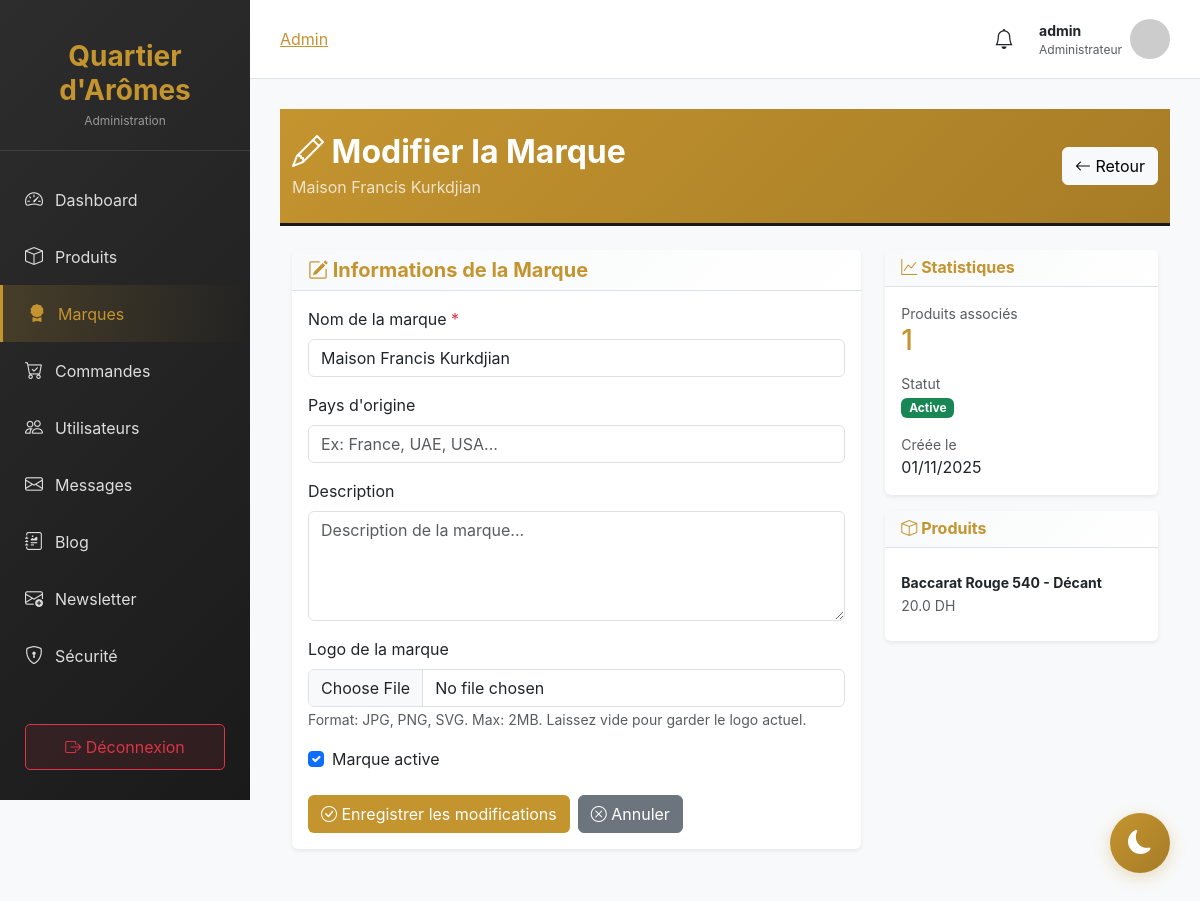
The app's page /admin/brands/edit/3 (signed in) with its own data.
### models.py (models this page shows, shortened)
class User(db.Model, UserMixin):
    __tablename__ = 'users'
    id = db.Column(db.Integer, primary_key=True)
    username = db.Column(db.String(80), unique=True, nullable=False)
    email = db.Column(db.String(120), unique=True, nullable=False)
    password = db.Column(db.String(200), nullable=False)
    first_name = db.Column(db.String(100))
    last_name = db.Column(db.String(100))
    phone = db.Column(db.String(20))
    address = db.Column(db.Text)
    is_admin = db.Column(db.Boolean, default=False)
    created_at = db.Column(db.DateTime, default=datetime.utcnow)
    orders = db.relationship('Order', backref='customer', lazy=True)

class Brand(db.Model):
    __tablename__ = 'brands'
    id = db.Column(db.Integer, primary_key=True)
    name = db.Column(db.String(100), unique=True, nullable=False)
    description = db.Column(db.Text)
    country = db.Column(db.String(100))
    logo_url = db.Column(db.String(255))
    is_active = db.Column(db.Boolean, default=True)
    created_at = db.Column(db.DateTime, default=datetime.utcnow)

class Product(db.Model):
    __tablename__ = 'products'
    id = db.Column(db.Integer, primary_key=True)
    name = db.Column(db.String(200), nullable=False)
    description = db.Column(db.Text)
    price = db.Column(db.Float, nullable=False)
    stock = db.Column(db.Integer, default=0)
    category_id = db.Column(db.Integer, db.ForeignKey('categories.id'))
    product_type = db.Column(db.String(50), default='parfum')  # 'parfum' ou 'decant'
    is_decant = db.Column(db.Boolean, default=False)  # True si c'est un décant, False si complet
    size = db.Column(db.String(50))  # Ex: '50ml', '100ml', '2ml', '5ml'
    brand = db.Column(db.String(100))
    image_url = db.Column(db.String(500))
    is_featured = db.Column(db.Boolean, default=False)
    created_at = db.Column(db.DateTime, default=datetime.utcnow)
    updated_at = db.Column(db.DateTime, default=datetime.utcnow, onupdate=datetime.utcnow)
    order_items = db.relationship('OrderItem', backref='product', lazy=True)

### app.py (the view, shortened to what this page needs)
@app.route('/admin/brands/edit/<int:brand_id>', methods=['GET', 'POST'])
@admin_required
def admin_edit_brand(brand_id):
    from models import Brand
    brand = Brand.query.get_or_404(brand_id)
    total_products = Product.query.count()
    brand.products = Product.query.filter_by(brand=brand.name).all()
    return render_template('admin/edit_brand.html', brand=brand, total_products=total_products)

### templates/admin/edit_brand.html (shortened to what this page needs)
{% extends "admin/base_admin.html" %}
{% block content %}
<section class="py-4" style="background: linear-gradient(135deg, #C4942F 0%, #a67c26 100%); border-bottom: 3px solid #1a1a1a;">
    <div class="container-fluid text-white">
        <div class="d-flex justify-content-between align-items-center">
            <div>
                <h2 class="fw-bold mb-1">
                    <i class="bi bi-pencil"></i> Modifier la Marque
                </h2>
                <p class="mb-0 opacity-75">{{ brand.name }}</p>
            </div>
            <a href="{{ url_for('brands') }}" class="btn btn-light">
                <i class="bi bi-arrow-left"></i> Retour
            </a>
        </div>
    </div>
</section>
<div class="container-fluid py-4">
    <div class="row">
        <div class="col-md-12 col-lg-12">
            <div class="row">
                <div class="col-lg-8">
                    <div class="card border-0 shadow-sm">
                        <div class="card-header border-bottom" style="background: linear-gradient(135deg, #f8f9fa 0%, #ffffff 100%);">
                            <h5 class="mb-0 fw-bold" style="color: #C4942F;">
                                <i class="bi bi-pencil-square"></i> Informations de la Marque
                            </h5>
                        </div>
                        <div class="card-body">
                            <form method="POST" action="{{ url_for('edit_brand', id=brand.id) }}" enctype="multipart/form-data">
                                <div class="mb-3">
                                    <label for="name" class="form-label">Nom de la marque <span class="text-danger">*</span></label>
                                    <input type="text" class="form-control" id="name" name="name" value="{{ brand.name }}" required>
                                </div>
                                <div class="mb-3">
                                    <label for="country" class="form-label">Pays d'origine</label>
                                    <input type="text" class="form-control" id="country" name="country" value="{{ brand.country or '' }}" placeholder="Ex: France, UAE, USA...">
                                </div>
                                <div class="mb-3">
                                    <label for="description" class="form-label">Description</label>
                                    <textarea class="form-control" id="description" name="description" rows="4" placeholder="Description de la marque...">{{ brand.description or '' }}</textarea>
                                </div>
                                <div class="mb-3">
                                    <label for="logo" class="form-label">Logo de la marque</label>
                                    <input type="file" class="form-control" id="logo" name="logo" accept="image/*">
                                    <small class="text-muted">Format: JPG, PNG, SVG. Max: 2MB. Laissez vide pour garder le logo actuel.</small>
                                </div>
                                <div class="form-check mb-4">
                                    <input type="checkbox" class="form-check-input" id="is_active" name="is_active" {% if brand.is_active %}checked{% endif %}>
                                    <label class="form-check-label" for="is_active">
                                        Marque active
                                    </label>
                                </div>
                                <div class="d-flex gap-2">
                                    <button type="submit" class="btn" style="background-color: #C4942F; color: white;">
                                        <i class="bi bi-check-circle"></i> Enregistrer les modifications
                                    </button>
                                    <a href="{{ url_for('brands') }}" class="btn btn-secondary">
                                        <i class="bi bi-x-circle"></i> Annuler
                                    </a>
                                </div>
                            </form>
                        </div>
                    </div>
                </div>
                <div class="col-lg-4">
                    <div class="card border-0 shadow-sm mb-3">
                        <div class="card-header border-bottom" style="background: linear-gradient(135deg, #f8f9fa 0%, #ffffff 100%);">
                            <h6 class="mb-0 fw-bold" style="color: #C4942F;">
                                <i class="bi bi-graph-up"></i> Statistiques
                            </h6>
                        </div>
                        <div class="card-body">
                            <div class="mb-3">
                                <small class="text-muted d-block">Produits associés</small>
                                <h3 class="mb-0" style="color: #C4942F;">{{ brand.products|length }}</h3>
                            </div>
                            <div class="mb-3">
                                <small class="text-muted d-block">Statut</small>
                                {% if brand.is_active %}
                                <span class="badge bg-success">Active</span>
                                {% else %}
                                <span class="badge bg-secondary">Inactive</span>
                                {% endif %}
                            </div>
                            <div>
                                <small class="text-muted d-block">Créée le</small>
                                <span>{{ brand.created_at.strftime('%d/%m/%Y') if brand.created_at else '-' }}</span>
                            </div>
                        </div>
                    </div>
                    {% if brand.products %}
                    <div class="card border-0 shadow-sm">
                        <div class="card-header border-bottom" style="background: linear-gradient(135deg, #f8f9fa 0%, #ffffff 100%);">
                            <h6 class="mb-0 fw-bold" style="color: #C4942F;">
                                <i class="bi bi-box"></i> Produits
                            </h6>
                        </div>
                        <div class="card-body">
                            <div class="list-group list-group-flush">
                                {% for product in brand.products[:5] %}
                                <div class="list-group-item px-0">
                                    <small class="d-block fw-bold">{{ product.name }}</small>
                                    <small class="text-muted">{{ product.price }} DH</small>
                                </div>
                                {% endfor %}
                            </div>
                        </div>
                    </div>
                    {% endif %}
                </div>
            </div>
        </div>
    </div>
</div>
{% endblock %}

### templates/admin/base_admin.html (shortened to what this page needs)
<!DOCTYPE html>
<html lang="fr">
<head>
    <link href="https://cdn.jsdelivr.net/npm/bootstrap@5.3.0/dist/css/bootstrap.min.css" rel="stylesheet">
    <link rel="stylesheet" href="https://cdn.jsdelivr.net/npm/bootstrap-icons@1.11.0/font/bootstrap-icons.css">
    <link rel="stylesheet" href="{{ url_for('static', filename='css/admin-dark-mode.css') }}">
</head>
<body>
    <nav class="admin-sidebar">
        <div class="admin-logo">
            <h3>Quartier d'Arômes</h3>
            <p>Administration</p>
        </div>
        <ul class="sidebar-menu">
            <li>
                <a href="{{ url_for('admin_dashboard') }}" class="{% if request.endpoint == 'admin_dashboard' %}active{% endif %}">
                    <i class="bi bi-speedometer2"></i>
                    <span>Dashboard</span>
                </a>
            </li>
            <li>
                <a href="{{ url_for('admin_products') }}" class="{% if 'product' in request.endpoint %}active{% endif %}">
                    <i class="bi bi-box"></i>
                    <span>Produits</span>
                </a>
            </li>
            <li>
                <a href="{{ url_for('admin_brands') }}" class="{% if 'brand' in request.endpoint %}active{% endif %}">
                    <i class="bi bi-award-fill"></i>
                    <span>Marques</span>
                </a>
            </li>
            <li>
                <a href="{{ url_for('admin_orders') }}" class="{% if 'order' in request.endpoint %}active{% endif %}">
                    <i class="bi bi-cart-check"></i>
                    <span>Commandes</span>
                </a>
            </li>
            <li>
                <a href="{{ url_for('admin_users') }}" class="{% if 'user' in request.endpoint %}active{% endif %}">
                    <i class="bi bi-people"></i>
                    <span>Utilisateurs</span>
                </a>
            </li>
            <li>
                <a href="{{ url_for('admin_messages') }}" class="{% if 'message' in request.endpoint %}active{% endif %}">
                    <i class="bi bi-envelope"></i>
                    <span>Messages</span>
                </a>
            </li>
            <li>
                <a href="{{ url_for('admin_blog_posts') }}" class="{% if 'blog' in request.endpoint %}active{% endif %}">
                    <i class="bi bi-journal-richtext"></i>
                    <span>Blog</span>
                </a>
            </li>
            <li>
                <a href="{{ url_for('admin_newsletter') }}" class="{% if 'newsletter' in request.endpoint %}active{% endif %}">
                    <i class="bi bi-envelope-plus"></i>
                    <span>Newsletter</span>
                </a>
            </li>
            <li>
                <a href="{{ url_for('admin_security_dashboard') }}" class="{% if 'security' in request.endpoint %}active{% endif %}">
                    <i class="bi bi-shield-lock"></i>
                    <span>Sécurité</span>
                </a>
            </li>
        </ul>
        <div class="logout-btn">
            <a href="{{ url_for('logout') }}">
                <i class="bi bi-box-arrow-right"></i> Déconnexion
            </a>
        </div>
    </nav>
    <div class="admin-content">
        <div class="admin-topbar">
            <nav aria-label="breadcrumb">
                <ol class="breadcrumb mb-0">
                    <li class="breadcrumb-item"><a href="{{ url_for('admin_dashboard') }}" style="color: var(--primary-color);">Admin</a></li>
                </ol>
            </nav>
            <div class="d-flex align-items-center gap-3">
                {% if current_user.is_authenticated and current_user.is_admin %}
                <div class="dropdown">
                    <button class="btn btn-link text-dark position-relative p-2" data-bs-toggle="dropdown">
                        <i class="bi bi-bell fs-5"></i>
                    </button>
                </div>
                {% endif %}
                <div class="d-flex align-items-center">
                    <div class="me-2">
                        <div class="fw-bold small">{{ current_user.username }}</div>
                        <div class="text-muted" style="font-size: 12px;">Administrateur</div>
                    </div>
                    <img src="https://ui-avatars.com/api/?name={{ current_user.username }}&background=C4942F&color=fff"
                         alt="Avatar" class="rounded-circle" style="width: 40px; height: 40px;">
                </div>
            </div>
        </div>
        <div class="admin-main">
            {% block content %}{% endblock %}
        </div>
    </div>
</body>
</html>

### records on screen
User: username "admin"
Brand: name "Maison Francis Kurkdjian", is_active "☑", created_at "01/11/2025"
Product: name "Baccarat Rouge 540 - Décant", price "20.0"

### other values on screen
{{ brand.products|length }} "1"
